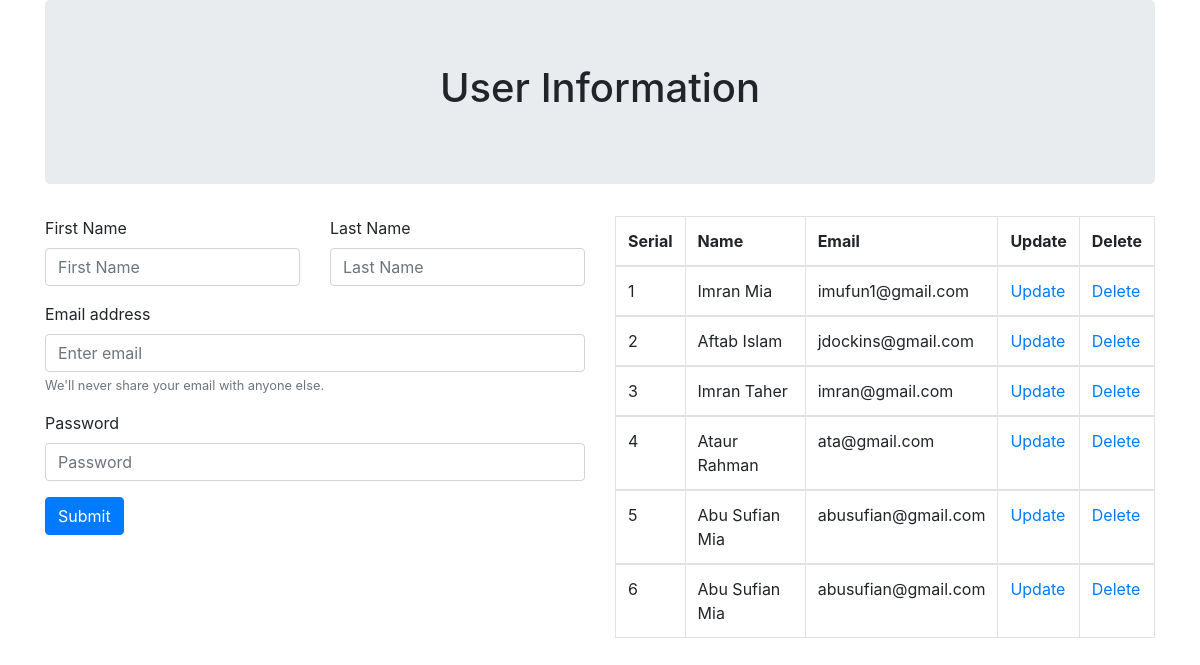
The page / on the database its author committed.
### tables this page shows
CREATE TABLE `users` (
  `id` int(11) NOT NULL,
  `firstname` varchar(200) NOT NULL,
  `lastname` varchar(200) NOT NULL,
  `email` varchar(200) NOT NULL,
  `password` varchar(200) NOT NULL
);

### db.php (called while the page is built, shortened)
<?php
Class Database{
  public $host   = DB_HOST;
  public $user   = DB_USER;
  public $pass   = DB_PASS;
  public $dbname = DB_NAME;
  public $link;
  private function connectDB(){
  $this->link = new mysqli($this->host, $this->user, $this->pass, $this->dbname);
 }
  public function select_record($query){
    $result = $this->link->query($query) or die($this->link->error.__LINE__);
    if ($result->num_rows>0) {
      return $result;
    }else{
    return false;
    }
  }
}
?>

### index.php (the view, shortened to what this page needs)
<?php require_once('db.php');?>
<!doctype html>
<html lang="en">
  <head>
    <link rel="stylesheet" href="css/bootstrap.min.css">
  </head>
  <body>
    <div class="container">
     <div class="jumbotron"><h1 class="text-center">User Information</h1> </div>
      <div class="row">
        <div class="col-md-6">
        <?php	$db =  new Database();
					?>
          <form action="index.php" method="POST">
            <div class="row">
              <div class="col-md-6">
                <div class="form-group">
                <label for="exampleInputEmail1">First Name</label>
                <input type="firstname" class="form-control" name="firstname"  placeholder="First Name">
                </div>
              </div>
              <div class="col-md-6">
                <div class="form-group">
                <label for="exampleInputEmail1">Last Name</label>
                <input type="lastname" class="form-control" name="lastname" aria-describedby="emailHelp" placeholder="Last Name">
              </div>
              </div>
            </div>
              <div class="form-group">
                <label for="exampleInputEmail1">Email address</label>
                <input type="email" class="form-control" name="email"  placeholder="Enter email">
                <small id="emailHelp" class="form-text text-muted">We'll never share your email with anyone else.</small>
              </div>
              <div class="form-group">
                <label for="exampleInputPassword1">Password</label>
                <input type="password" class="form-control" name="password" placeholder="Password">
              </div>
              <input type="submit" class="btn btn-primary dblock" name="submit" value="Submit" />
            </form>
        </div>
        <div class="col-md-6">
          <div class="table-responsive">
  <table class="table table-bordered">
    <thead>
      <tr>
        <th>Serial</th>
        <th>Name</th>
        <th>Email</th>
        <th>Update</th>
        <th>Delete</th>
      </tr>
    </thead>
    <?php
    $sql="SELECT * FROM users";
    $result=$db->select_record($sql);
    $i=0;
    while($row=$result->fetch_assoc()){
    	$i++;
    ?>
    <tbody>
      <tr>
        <td><?php echo $i;?></td>
        <td><?php echo $row['firstname']." ".$row['lastname'];?></td>
        <td><?php echo $row['email']; ?></td>
        <td><a href="update.php?id=<?php echo $row['id'];?>">Update </a></td>
        <td><a href="delete.php?id=<?php echo $row['id'];?>" onClick='return confirm("Are you sure you want to delete?");'>Delete </a></td>
      </tr>
      <?php } ?>
    </tbody>
  </table>
        </div>
      </div>
    </div>
  </body>
</html>

### rows shown on the page
users: firstname "Imran", lastname "Mia", email "imufun1@gmail.com"
users: firstname "Aftab", lastname "Islam", email "jdockins@gmail.com"
users: firstname "Imran", lastname "Taher", email "imran@gmail.com"
users: firstname "Ataur", lastname "Rahman", email "ata@gmail.com"
users: firstname "Abu Sufian", lastname "Mia", email "abusufian@gmail.com"
users: firstname "Abu Sufian", lastname "Mia", email "abusufian@gmail.com"
